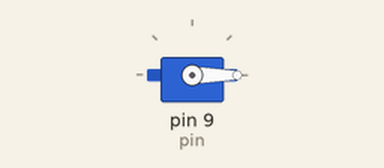
The program below on a simulated Arduino Uno, built with avr-gcc and run on an emulated ATmega328P. Shown: servo.

Above: at 0.05 s.
At 1.75 s:
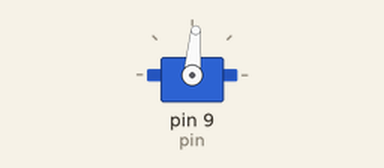
At 3.45 s:
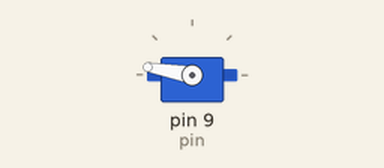
At 6.9 s:
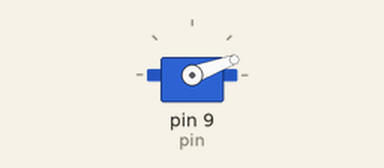
Timing chart, 0 to 9.4 s (numbered marks = the images above):
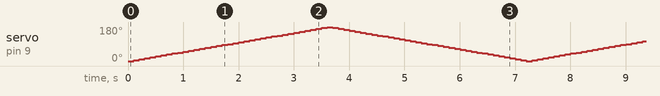

The program:

main.cpp
```cpp
#include <Arduino.h>
#include <Servo.h>

// put function declarations here:
int myFunction(int, int);
//
Servo myservo;
//
int pin=9;

void setup() {
  // put your setup code here, to run once:
  int result = myFunction(2, 3);
  myservo.attach(pin);
}

void loop() {
  // put your main code here, to run repeatedly:
  int pos=0;
  for(pos=0;pos<180;pos+=5)
  {
    myservo.write(pos);
    delay(100);
  }
  for(pos=180;pos>0;pos-=5)
  {
    myservo.write(pos);
    delay(100);
  }
}

// put function definitions here:
int myFunction(int x, int y) {
  return x + y;
}
```
